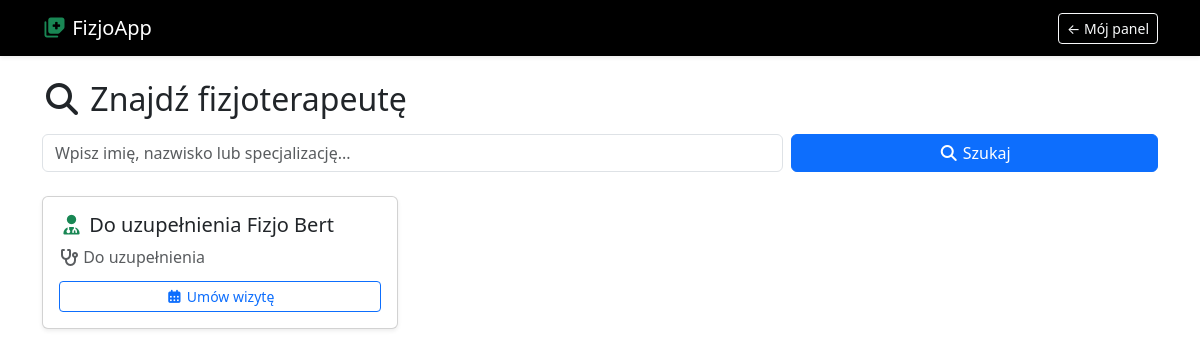
Before: /lekarze/ (signed in) with the older database file.
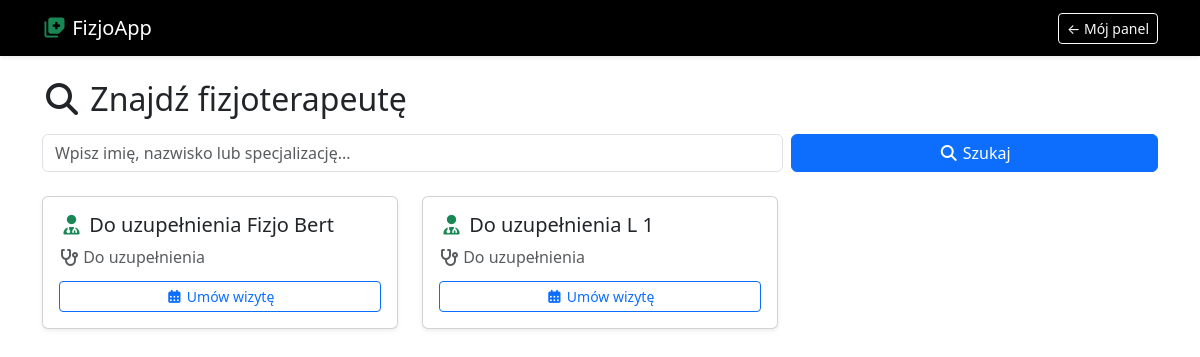
After: the same page with the newer database file.
### fizjoapp/models.py (models this page shows, shortened)
class Fizjoterapeuta(models.Model):
    user = models.OneToOneField(User, on_delete=models.CASCADE, null=True, blank=True)
    imie = models.CharField(max_length=50, verbose_name="Imię")
    nazwisko = models.CharField(max_length=100, verbose_name="Nazwisko")
    specka = models.CharField(max_length=150, verbose_name="Specjalizacja")
    tytul = models.CharField(max_length=20, verbose_name="Tytuł Naukowy")

### fizjoapp/views.py (the view)
# urls.py: path('lekarze/', views.wyszukiwarka_lekarzy, name='wyszukiwarka_lekarzy'),
@login_required
def wyszukiwarka_lekarzy(request):
    fraza = request.GET.get('szukaj', '')
    if fraza:
        lekarze = Fizjoterapeuta.objects.filter(
            Q(imie__icontains=fraza) |
            Q(nazwisko__icontains=fraza) |
            Q(specka__icontains=fraza) |
            Q(user__username__icontains=fraza)
        ).select_related('user')
    else:
        lekarze = Fizjoterapeuta.objects.select_related('user').all()
    return render(request, 'lista_lekarzy.html', {'lekarze': lekarze, 'fraza': fraza})

### fizjoapp/templates/lista_lekarzy.html (shortened to what this page needs)
{% load static %}
<!doctype html>
<html lang="pl">
<head>
  <link rel="stylesheet" href="{% static 'css/bootstrap.min.css' %}"/>
  <link rel="stylesheet" href="{% static 'css/all.min.css' %}"/>
</head>
<body>
  <nav class="navbar navbar-dark bg-black shadow-sm mb-4">
    <div class="container">
      <span class="navbar-brand"><i class="fas fa-notes-medical text-success"></i> FizjoApp</span>
      <a href="{% url 'dashboard_pacjent' %}" class="btn btn-outline-light btn-sm">← Mój panel</a>
    </div>
  </nav>
  <div class="container">
    <h2 class="mb-3"><i class="fas fa-search"></i> Znajdź fizjoterapeutę</h2>
    <form method="GET" action="{% url 'wyszukiwarka_lekarzy' %}" class="row g-2 mb-4">
      <div class="col-md-8">
        <input type="text" name="szukaj" value="{{ fraza }}" class="form-control"
               placeholder="Wpisz imię, nazwisko lub specjalizację..."/>
      </div>
      <div class="col-md-4">
        <button type="submit" class="btn btn-primary w-100">
          <i class="fas fa-search"></i> Szukaj
        </button>
      </div>
    </form>
    <div class="row">
      {% for fizjo in lekarze %}
      <div class="col-md-4 mb-3">
        <div class="card shadow-sm h-100">
          <div class="card-body">
            <h5 class="card-title">
              <i class="fas fa-user-md" style="color:#198754"></i>
              {{ fizjo.tytul }} {{ fizjo.imie }} {{ fizjo.nazwisko }}
            </h5>
            <p class="text-muted mb-1"><i class="fas fa-stethoscope"></i> {{ fizjo.specka }}</p>
            <a href="{% url 'profil_lekarza' fizjo.user.id %}" class="btn btn-outline-primary btn-sm mt-2 w-100">
              <i class="fas fa-calendar-alt"></i> Umów wizytę
            </a>
          </div>
        </div>
      </div>
      {% empty %}
      <div class="col-12">
        <div class="alert alert-warning">
          <i class="fas fa-exclamation-triangle"></i> Nie znaleziono żadnego fizjoterapeuty.
        </div>
      </div>
      {% endfor %}
    </div>
  </div>
</body>
</html>

Changed rows visible on the page:
added Fizjoterapeuta: tytul "Do uzupełnienia", imie "L", nazwisko "1", specka "Do uzupełnienia"
